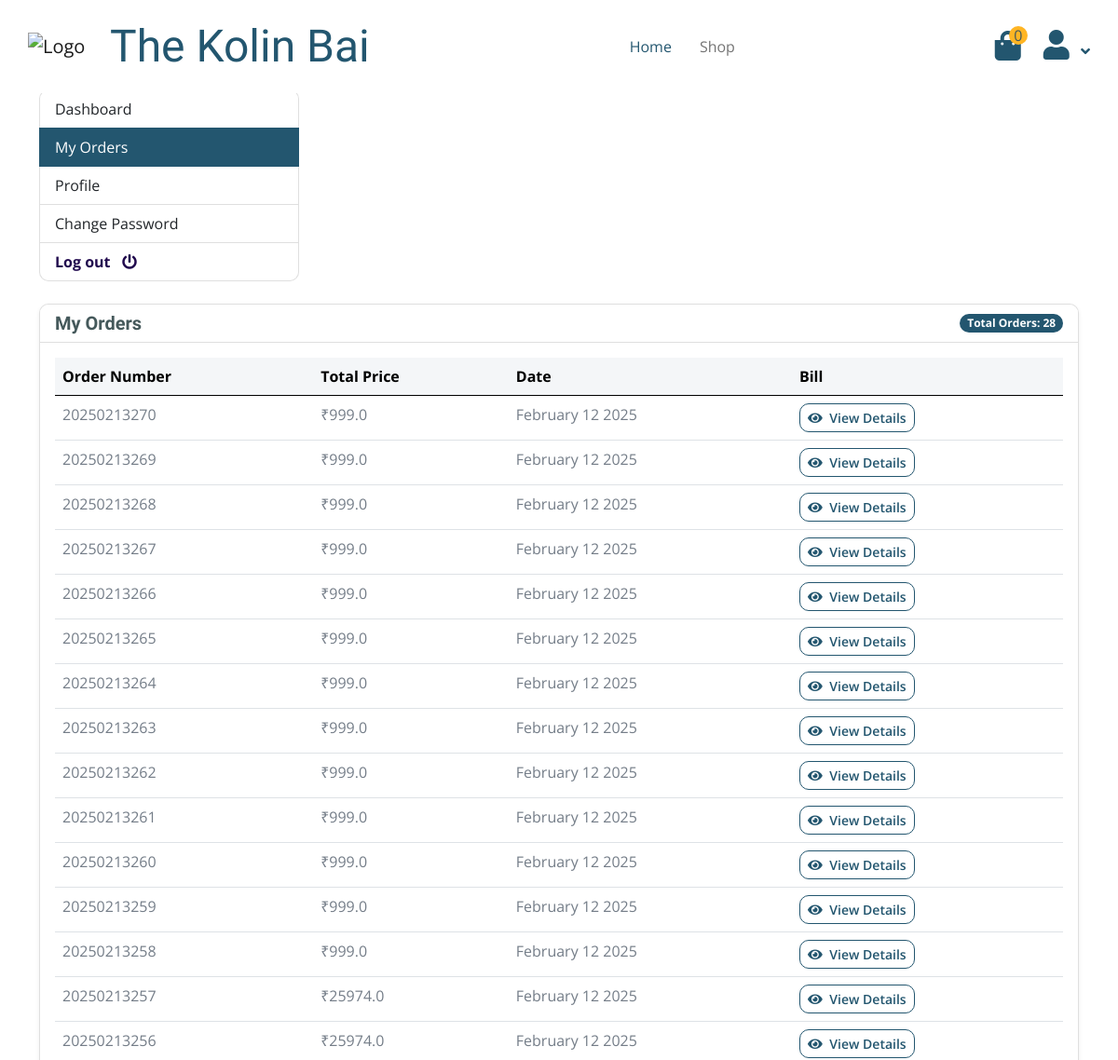
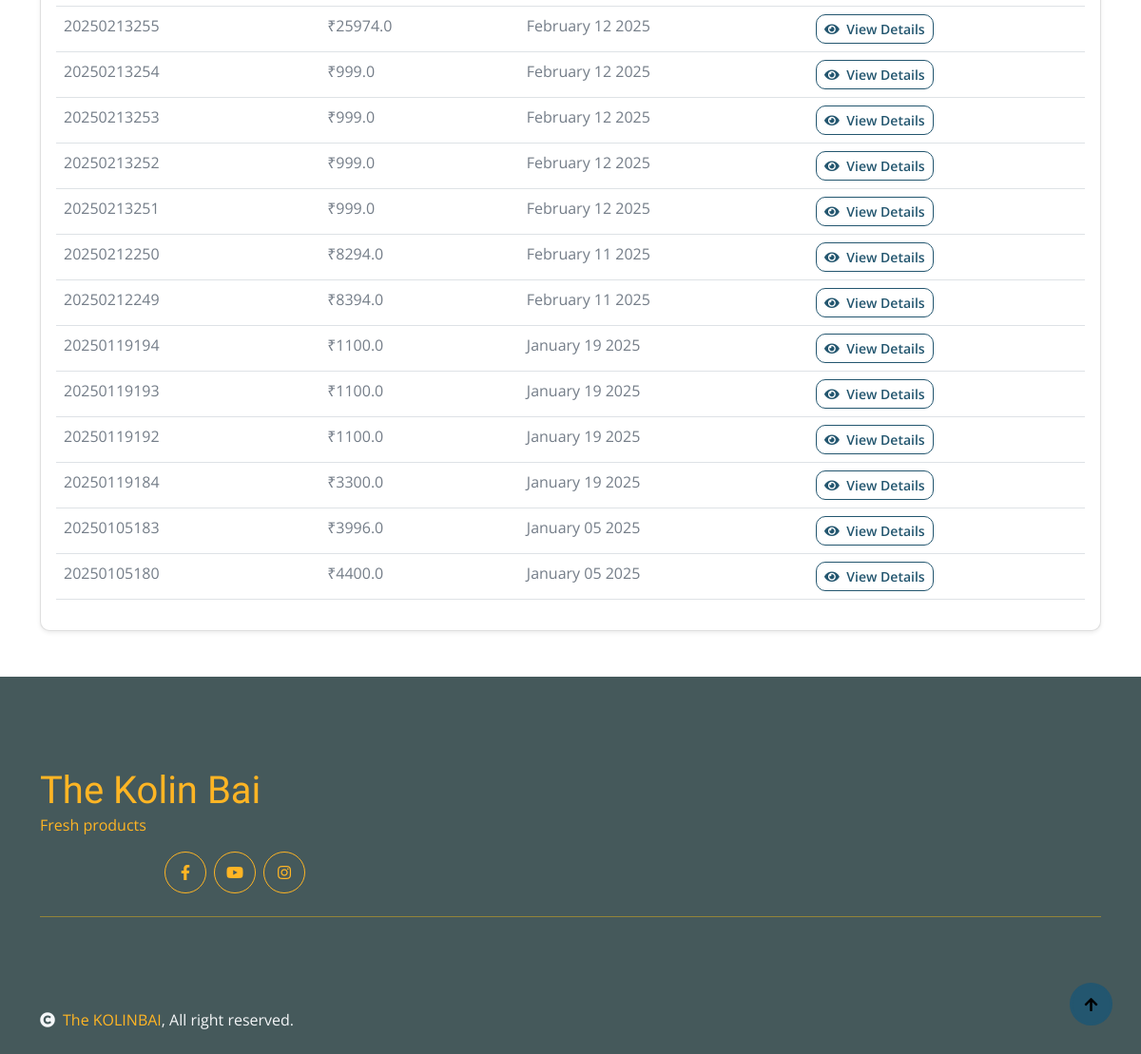
The page /account/my_orders/ (signed in) on the database its author committed (2 pictures, top to bottom).
### orders/models.py (models this page shows, shortened)
class Order(models.Model):
    STATUS = (
        ('New', 'New'),
        ('Accepted', 'Accepted'),
        ('Completed', 'Completed'),
        ('Cancelled', 'Cancelled'),
    )
    user = models.ForeignKey(Account, on_delete=models.SET_NULL, null=True)
    payment = models.ForeignKey(Payment, on_delete=models.SET_NULL, blank=True, null=True)
    order_number = models.CharField(max_length=20)
    first_name = models.CharField(max_length=50)
    last_name = models.CharField(max_length=50)
    phone = models.CharField(max_length=15)
    email = models.EmailField(max_length=50)
    address = models.TextField(max_length=1000)
    order_note = models.CharField(max_length=1000, blank=True)
    order_total = models.FloatField()
    tax = models.FloatField()
    status = models.CharField(max_length=10, choices=STATUS, default='New')
    ip = models.CharField(blank=True, max_length=20)
    is_ordered = models.BooleanField(default=False)
    created_at = models.DateTimeField(auto_now_add=True)
    updated_at = models.DateTimeField(auto_now=True)
    timing_slot = models.ForeignKey(TimingSlot, on_delete=models.SET_NULL, blank=True, null=True)
    def order_created(self):
        return self.created_at.strftime('%B %d %Y')

### accounts/views.py (the view)
# urls.py: path('my_orders/', views.my_orders, name='my_orders'),
@login_required(login_url = 'accounts:login')
def my_orders(request):
    orders = Order.objects.filter(user=request.user, is_ordered=True).order_by('-created_at')
    orders_count = orders.count()
    context = {
        'orders':orders,
        'orders_count':orders_count,
    }
    return render(request, 'shop/accounts/dashboard/my_orders.html', context)

### shop/context_processors.py (called while the page is built)
def category_list(request):
    return {
        'categories' : Category.objects.all(),
    }

### templates/shop/accounts/dashboard/my_orders.html (shortened to what this page needs)
{% extends '../../../base.html' %}
{% load static %}
{% block content %}
<div class="container-fluid bg-light py-4 mb-4">
    <div class="container">
        <div class="row align-items-center">
            <div class="col-12">
                <nav aria-label="breadcrumb">
                    <ol class="breadcrumb mb-0">
                        <li class="breadcrumb-item"><a href="/" class="text-decoration-none">Home</a></li>
                        <li class="breadcrumb-item active">Orders</li>
                    </ol>
                </nav>
            </div>
        </div>
    </div>
</div>
<div class="container mb-4">
    {% include "includes/dashboard_slider.html" %}
</div>
<div class="container mb-5">
    <div class="row">
        <div class="col-12">
            <div class="card shadow-sm">
                <div class="card-header bg-white">
                    <div class="d-flex justify-content-between align-items-center">
                        <h5 class="mb-0">My Orders</h5>
                        <span class="badge bg-primary">Total Orders: {{orders_count}}</span>
                    </div>
                </div>
                <div class="card-body">
                    {% if orders_count >= 1 %}
                        <div class="table-responsive">
                            <table class="table table-hover">
                                <thead class="table-light">
                                    <tr>
                                        <th scope="col">Order Number</th>
                                        <th scope="col">Total Price</th>
                                        <th scope="col">Date</th>
                                        <th scope="col">Bill</th>
                                    </tr>
                                </thead>
                                <tbody>
                                    {% for order in orders %}
                                    <tr>
                                        <td>{{order.order_number}}</td>
                                        <td>₹{{order.order_total}}</td>
                                        <td>{{order.order_created}}</td>
                                        <td>
                                            <a href="{% url 'accounts:order_detail' order.order_number %}" class="btn btn-sm btn-outline-primary">
                                                <i class="fas fa-eye me-1"></i> View Details
                                            </a>
                                        </td>
                                    </tr>
                                    {% endfor %}
                                </tbody>
                            </table>
                        </div>
                    {% endif %}
                </div>
            </div>
        </div>
    </div>
</div>
{% endblock content %}

### templates/base.html (shortened to what this page needs)
<!DOCTYPE html>
{% load static %}
<html lang="en">
    <head>
        <link rel="stylesheet" href="https://use.fontawesome.com/releases/v5.15.4/css/all.css"/>
        <link href="https://cdn.jsdelivr.net/npm/bootstrap-icons@1.4.1/font/bootstrap-icons.css" rel="stylesheet">
        <link href="{% static 'assets/lib/lightbox/css/lightbox.min.css' %}" rel="stylesheet">
        <link href="{% static 'assets/lib/owlcarousel/assets/owl.carousel.min.css' %}" rel="stylesheet">
        <link href="{% static 'assets/css/bootstrap.min.css' %}" rel="stylesheet">
        <link href="{% static 'assets/css/style.css' %}" rel="stylesheet">
        <link rel="stylesheet" href="{% static 'assets/css/carousel.css' %}">
    </head>
    <body>
        <div class="container-fluid fixed-top">
            <div class="container px-0">
                <nav class="navbar navbar-light bg-white navbar-expand-xl">
                    <a href="\" class="navbar-brand d-flex align-items-center">
                        <img style="width: 80px;" src="{% static 'assets/img/logo2.png' %}" alt="Logo" class="me-2">
                        <h1 class="engagement-regular text-primary m-0" style="color:#ffb524; font-size: 3rem;">The Kolin Bai</h1>
                    </a>
                    <div class="collapse navbar-collapse bg-white" id="navbarCollapse">
                        <div class="navbar-nav mx-auto">
                            <a href="\" class="nav-item nav-link active">Home</a>
                            <a href="{% url 'shop:shop' %}" class="nav-item nav-link">Shop</a>
                        </div>
                        <div class="d-flex m-3 me-0">
                            <a href="{% url 'cart:cart' %}" class="position-relative me-4 my-auto">
                                <i class="fa fa-shopping-bag fa-2x"></i>
                                <span class="position-absolute bg-secondary rounded-circle d-flex align-items-center justify-content-center text-dark px-1" style="top: -5px; left: 15px; height: 20px; min-width: 20px;">{{ cart_count }}</span>
                            </a>
                            <div class="dropdown">
                                <a href="#" class="dropdown-toggle" role="button" id="userDropdown" data-bs-toggle="dropdown" aria-expanded="false">
                                    <i class="fas fa-user fa-2x"></i>
                                </a>
                            </div>
                        </div>
                    </div>
                </nav>
            </div>
        </div>
        {% block content %}
        {% endblock content %}
         <div class="container-fluid bg-dark text-white-50 footer pt-5 mt-5">
            <div class="container py-5">
                <div class="pb-4 mb-4" style="border-bottom: 1px solid rgba(226, 175, 24, 0.5) ;">
                    <div class="row g-4">
                        <div class="col-lg-3">
                            <a href="#">
                                <h1 class="engagement-regular text-primary mb-0" style="color:#ffb524 !important; font-size: 2.5rem;">The Kolin Bai</h1>
                                <p class="text-secondary mb-0">Fresh products</p>
                            </a>
                        </div>
                        </div>
                        <div class="col-lg-3">
                            <div class="d-flex justify-content-end pt-3">
                                <a class="btn btn-outline-secondary me-2 btn-md-square rounded-circle" href=""><i class="fab fa-facebook-f"></i></a>
                                <a class="btn btn-outline-secondary me-2 btn-md-square rounded-circle" href=""><i class="fab fa-youtube"></i></a>
                                <a class="btn btn-outline-secondary btn-md-square rounded-circle" href=""><i class="fab fa-instagram"></i></a>
                            </div>
                        </div>
                    </div>
                </div>
            </div>
        <div class="container-fluid copyright bg-dark py-4">
            <div class="container">
                <div class="row">
                    <div class="col-md-6 text-center text-md-start mb-3 mb-md-0">
                        <span  class="text-light"><a style="color:#ffb524 !important" href="#"><i class="fas fa-copyright text-light me-2"></i>The KOLINBAI</a>, All right reserved.</span>
                    </div>
                </div>
            </div>
        </div>
        <a href="#" class="btn btn-primary border-3 border-primary rounded-circle back-to-top"><i class="fa fa-arrow-up"></i></a>
    </body>
</html>

### templates/includes/dashboard_slider.html
<aside class="col-md-3">
	<ul style="font-size:16px;" class="list-group">
		<a class="list-group-item {% if '/dashboard/' in request.path  %}active{% endif %}" href="{% url 'accounts:dashboard' %}"> Dashboard </a>
		<a class="list-group-item {% if '/my_orders/' in request.path %}active{% endif %}" href="{% url 'accounts:my_orders' %}"> My Orders </a>
		<a class="list-group-item {% if '/edit_profile/' in request.path  %}active{% endif %}" href="{% url 'accounts:edit_profile' %}">Profile</a>
		<a class="list-group-item {% if '/change_password/' in request.path  %}active{% endif %}" href="{% url 'accounts:change_password' %}">Change Password</a>
		<a style="color:#21094E;" class="list-group-item" href="{% url 'accounts:logout' %}"><b>Log out</b> 	&nbsp;  <i class="fa fa-power-off"></i> <span class="text"></a>
	</ul>
</aside>

### core/static/assets/css/style.css (style rules this page uses)
.back-to-top { position: fixed; right: 30px; bottom: 30px; display: flex; width: 45px; height: 45px; align-items: center; justify-content: center; transition: 0.5s; z-index: 99; }
.btn { font-weight: 600; transition: .5s; }
.btn-md-square { width: 44px; height: 44px; }
.btn-square, .btn-sm-square, .btn-md-square, .btn-lg-square { padding: 0; display: flex; align-items: center; justify-content: center; font-weight: normal; }
.fixed-top { transition: 0.5s; background: var(--bs-white); border: 0; }
.navbar .navbar-nav .nav-link { padding: 10px 15px; font-size: 16px; transition: .5s; }
.navbar { height: 100px; border-bottom: 1px solid rgba(255, 255, 255, .1); }
.navbar .navbar-nav .nav-link:hover, .navbar .navbar-nav .nav-link.active, .fixed-top.bg-white .navbar .navbar-nav .nav-link:hover, .fixed-top.bg-white .navbar .navbar-nav .nav-link.active { color: var(--bs-primary); }
.navbar .dropdown-toggle::after { border: none; content: "\f107"; font-family: "Font Awesome 5 Free"; font-weight: 700; vertical-align: middle; margin-left: 8px; }
.engagement-regular { font-family: "Engagement", cursive; font-weight: 400; font-style: normal; color:#ffb524; }

### templates/base.html (style rules this page uses)
.engagement-regular { font-family: "Engagement", cursive; font-weight: 400; font-style: normal; }

### rows shown on the page
Order: order_number "20250213270", order_total "999.0", order_created "February 12 2025"
Order: order_number "20250213269", order_total "999.0", order_created "February 12 2025"
Order: order_number "20250213268", order_total "999.0", order_created "February 12 2025"
Order: order_number "20250213267", order_total "999.0", order_created "February 12 2025"
Order: order_number "20250213266", order_total "999.0", order_created "February 12 2025"
Order: order_number "20250213265", order_total "999.0", order_created "February 12 2025"
Order: order_number "20250213264", order_total "999.0", order_created "February 12 2025"
Order: order_number "20250213263", order_total "999.0", order_created "February 12 2025"
Order: order_number "20250213262", order_total "999.0", order_created "February 12 2025"
Order: order_number "20250213261", order_total "999.0", order_created "February 12 2025"
Order: order_number "20250213260", order_total "999.0", order_created "February 12 2025"
Order: order_number "20250213259", order_total "999.0", order_created "February 12 2025"
Order: order_number "20250213258", order_total "999.0", order_created "February 12 2025"
Order: order_number "20250213257", order_total "25974.0", order_created "February 12 2025"
Order: order_number "20250213256", order_total "25974.0", order_created "February 12 2025"
Order: order_number "20250213255", order_total "25974.0", order_created "February 12 2025"
Order: order_number "20250213254", order_total "999.0", order_created "February 12 2025"
Order: order_number "20250213253", order_total "999.0", order_created "February 12 2025"
Order: order_number "20250213252", order_total "999.0", order_created "February 12 2025"
Order: order_number "20250213251", order_total "999.0", order_created "February 12 2025"
Order: order_number "20250212250", order_total "8294.0", order_created "February 11 2025"
Order: order_number "20250212249", order_total "8394.0", order_created "February 11 2025"
Order: order_number "20250119194", order_total "1100.0", order_created "January 19 2025"
Order: order_number "20250119193", order_total "1100.0", order_created "January 19 2025"
Order: order_number "20250119192", order_total "1100.0", order_created "January 19 2025"
Order: order_number "20250119184", order_total "3300.0", order_created "January 19 2025"
Order: order_number "20250105183", order_total "3996.0", order_created "January 05 2025"
Order: order_number "20250105180", order_total "4400.0", order_created "January 05 2025"

### other values the page prints
{{ cart_count }} "0"
{{ orders_count }} "28"
